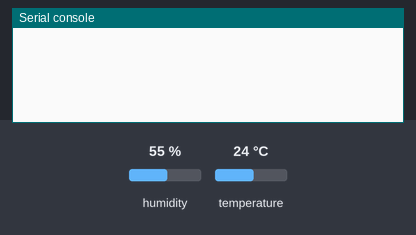
A program run on a simulated ESP32 board running MicroPython. Shown: the last lines printed to the serial console. The test bench sets the inputs (shaded band); at power-on: humidity 55 %, temperature 24 °C. WiFi joins after 1.5 s; no MQTT or app messages arrive unless stated.

Above: at 1.3 s.
1.4 s: humidity set to 22 %
At 4.1 s:
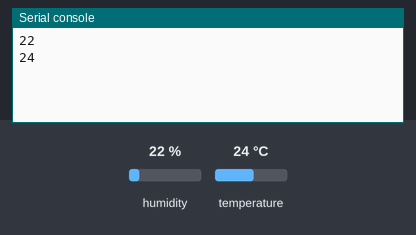
5.9 s: temperature set to 12 °C
At 7.3 s:
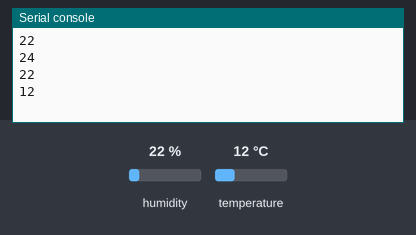
10.4 s: humidity set to 40 %
At 13.6 s:
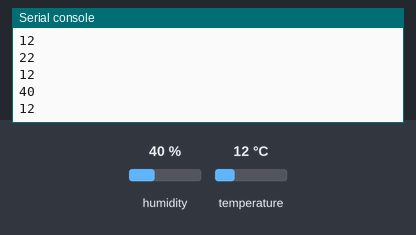
Timing chart, 0 to 15.1 s (numbered marks = the images above; inputs shaded):
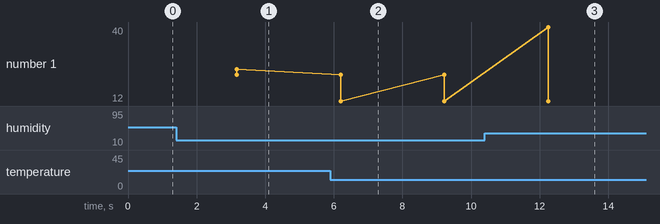

The program:

swing.py
```python
import dht
import time
import network
from umqtt import simple as mqtt
from machine import Pin
d=dht.DHT11(Pin(23))
wlan=network.WLAN(network.STA_IF)
wlan.active(True)
wlan.connect('abc','abc123456780')
client=mqtt.MQTTClient('1740707','101.200.164.203',port='1883',user='zzx',password='981216')  #连接mqtt服务器
client.connect()
while True:
  time.sleep(3)
  d.measure()
  print(d.humidity())
  print(d.temperature())
  h=d.humidity()
  t=d.temperature()
  msg=str(h)
  msg1=str(t)
  client.publish('w',msg)
```

Measured:
- after the input at 1.4 s, the serial console: prints a new line after 1.8 s (image 1)
- after the input at 5.9 s, the serial console: prints a new line after 0.30 s (image 2)
- after the input at 10.4 s, the serial console: prints a new line after 1.8 s (image 3)
- plotted number 1: 24 → 12 after the input at 5.9 s
